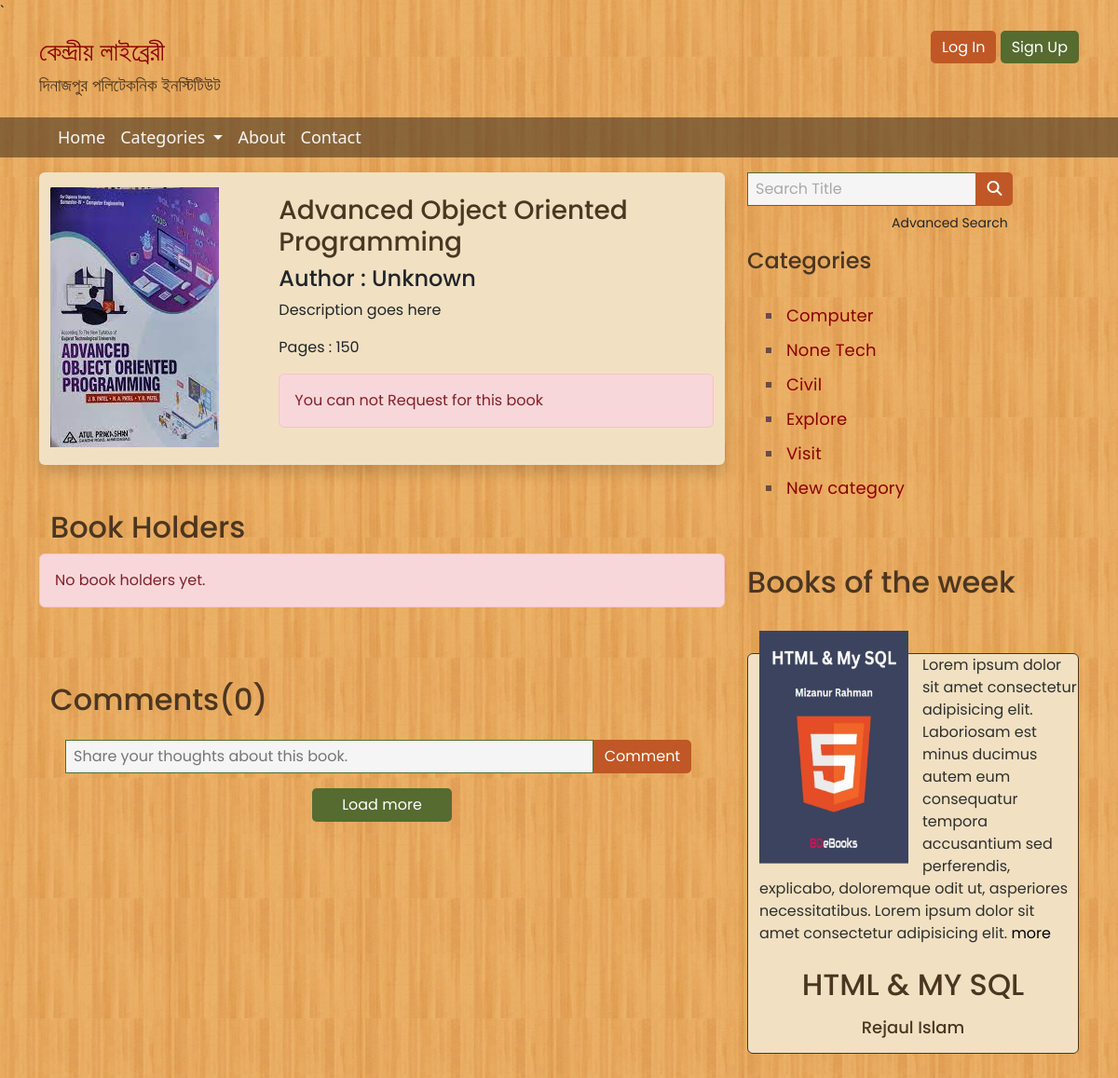
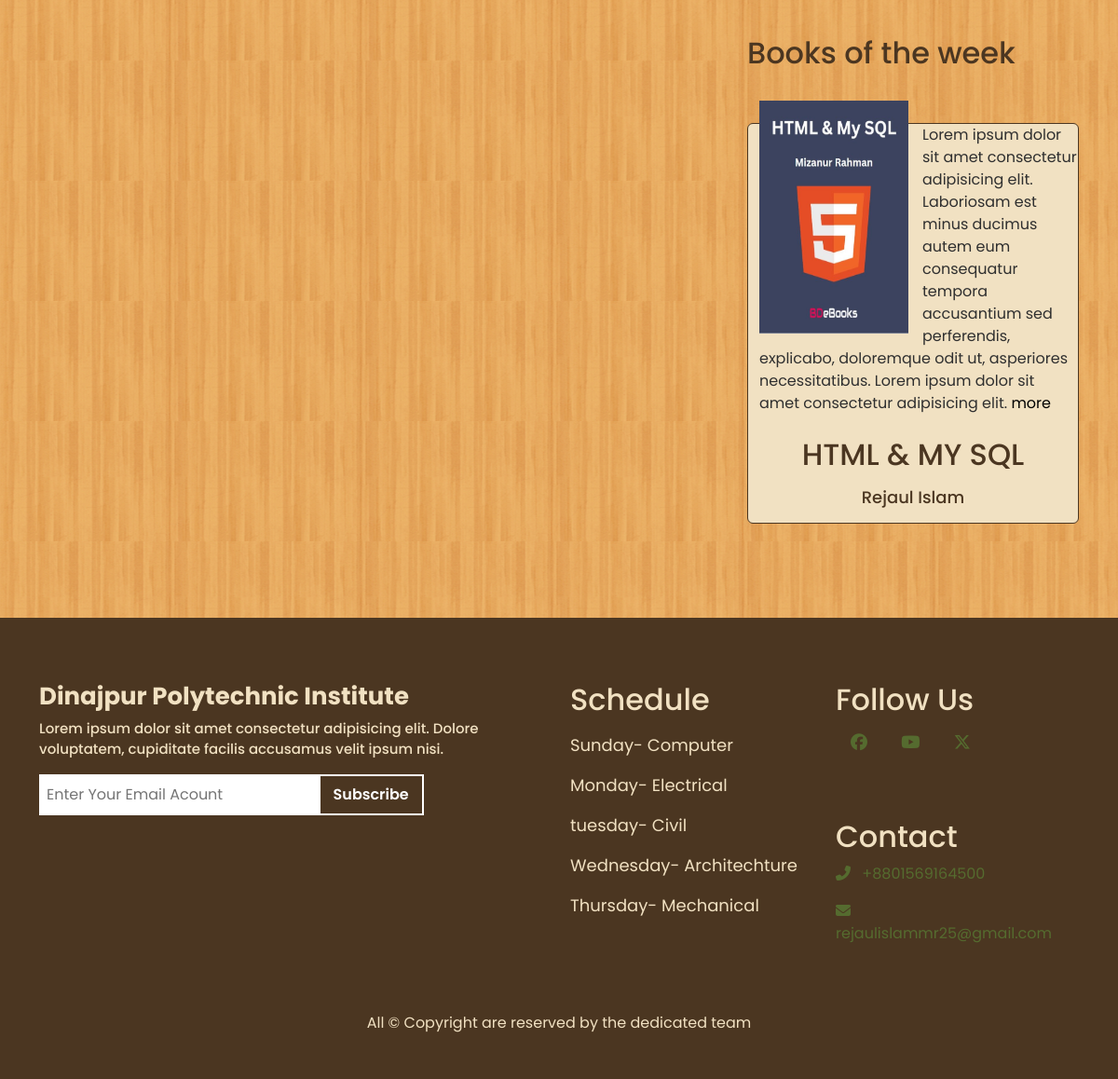
The page /main/book/1 on the database its author committed (2 pictures, top to bottom).
### main/models.py (models this page shows, shortened)
class Book(models.Model):
    title = models.CharField(max_length=100, blank=False, null=False)
    slug = AutoSlugField(populate_from='title', unique=True, null=True, blank=True)
    author = models.CharField(max_length=100, blank=False, null=False)
    desc = models.TextField(blank=True, null=True)
    category = models.ForeignKey(Category, on_delete=models.CASCADE, related_name="books")
    image = models.ImageField(upload_to='books', blank=True, null=True)
    pages = models.IntegerField(blank=True, null=True)
    count = models.IntegerField(blank=True, null=True, default=1)
    book_id = models.CharField(max_length=20, blank=True, null=True)
    issued = models.IntegerField(default=0)

class Category(models.Model):
    name = models.CharField(max_length=100)
    desc = models.TextField()
    def __str__(self):
        return self.name

### main/views.py (the view)
# urls.py: path("book/<int:book_id>", views.book, name="book"),
def book(request, book_id):
    book = Book.objects.get(pk=book_id)
    book_holders = book.bookrequest_set.filter(status="received")
    return render(request, "readBooks.html", {"book": book, "book_holders": book_holders})

### templates/readBooks.html (shortened to what this page needs)
{% extends 'base.html' %}
{% load static %}
{% block body %}
    <main class="read_books mt-3">
        <div class="container">
            <div class="row shadow rounded py-3" style="background: #F1E1C2;">
                <div class="col-4">
                    <img class="img-fluid" src="{{ book.image.url }}" alt="">
                </div>
                <div class="col-8 py-2">
                    <h3>{{ book.title }}</h3>
                    <h4>Author : {{ book.author }}</h4>
                    <p>{{ book.desc }}</p>
                    <p>Pages : {{ book.pages }}</p>
                    {% if not user.is_staff and user.studentprofile.is_active %}
                        <form action="{% url 'main:request_book' %}" method="post">
                        {% csrf_token %}
                        <button class="btn btn-success" type="submit">Request for this book</button>
                            <input type="hidden" value="{{ book.id }}" name="book_id">
                            <input type="number" class="form-control w-25 d-inline" name="days" value="3">
                        </form>
                    {% else %}
                    <div class="alert alert-danger">You can not Request for this book</div>
                    {% endif %}
                </div>
            </div>
            <div class="row my-5">
                <h2>Book Holders</h2>
                <table class="table table-borderless">
                {% if book_holders %}
                    <thead>
                    <tr>
                        <th scope="col">#</th>
                        <th scope="col">Name</th>
                        <th scope="col">Issue Date</th>
                        <th scope="col">Time Remaining</th>
                    </tr>
                    </thead>
                    <tbody>
                    {% for item in book_holders %}
                    <tr>
                        <th scope="row">1</th>
                        <td>{{ item.student.name }}</td>
                        <td>{{ item.issue_date }}</td>
                        <td>{{ item.book_time }} Days</td>
                    </tr>
                    {% endfor %}
                    {% else %}
                    <div class="alert alert-danger">
                        No book holders yet.
                    </div>
                    {% endif %}
                </table>
            </div>
            <div class="row">
                <h2>Comments({{book.comment_set.count}})</h2>
                <form action="{% url 'main:add_comment' %}" method="post">
                <div class="row my-2 mx-2 p-2" >
                    <div class="col-10" style="padding: 0 !important;">
                        <input type="text" class="comment-input" name="comment" placeholder="Share your thoughts about this book." >
                    </div>
                    <div class="col-2" style="padding: 0 !important;">
                        <input type="submit" class="my-btn-secondary my-btn-right" value="Comment"  >
                    </div><input type="hidden" name="book_id" value="{{ book.id }}">
                </div>
        </form>
            </div>
            <div class="col-12 " style="position: relative;">
                <button class="my-btn-primary" style="width: 150px; position: absolute;left: 0; right: 0; margin: auto;">Load more</button>
            </div>
        </div>
    </main>
{% endblock %}

### templates/base.html (shortened to what this page needs)
<!DOCTYPE html>
<html lang="en">
<head>
    {% load static %}
    <link href="https://cdn.jsdelivr.net/npm/bootstrap@5.3.2/dist/css/bootstrap.min.css" rel="stylesheet"
/>
    <link rel="stylesheet" href="https://cdnjs.cloudflare.com/ajax/libs/font-awesome/6.5.1/css/all.min.css"
/>
    <link rel="stylesheet" href="https://cdnjs.cloudflare.com/ajax/libs/slick-carousel/1.9.0/slick.min.css"
/>
    <link rel="stylesheet" href="https://cdnjs.cloudflare.com/ajax/libs/slick-carousel/1.9.0/slick-theme.min.css"
/>
    <link rel="stylesheet" href="{% static 'css/main.css' %}"/>
    <link rel="stylesheet" href="{% static 'css/custom.css' %}"/>
</head>
<body>
<header id="myHeader">
    <div class="container">
        <div class="row d-flex justify-content-between">
            <div class="col-lg-5 col-md-5 col-sm-6 col-6">
                <div class="web_logo">
                    <a href="{% url 'index' %}">
                        <h1>কেন্দ্রীয় লাইব্রেরী</h1>
                    </a>
                    <a href="https://dpi.edu.bd/">
                        <h2>দিনাজপুর পলিটেকনিক ইনস্টিটিউট</h2>
                    </a>
                </div>
            </div>
            <div class="col-lg-3 col-md-4 col-sm-5 col-5" style="display: flex; justify-content: end;">
                <div class="login_signUp" style="justify-content: end;">
                    {% if user.is_authenticated %}
                        <a href="{% url 'accounts:logout' %}" class="my-btn-secondary">Log out</a>
                        {% if request.user.is_staff %}
                            <a href="{% url 'librarian:dashboard' %}"><i
                                    class="fa fa-user-circle align-middle h2 align-middle"></i></a>
                        {% else %}
                            <a data-toggle="modal" data-target="#userModal" style="cursor: pointer;"><i
                                    class="fa fa-user-circle align-middle h2 align-middle"></i></a>
                        {% endif %}
                    {% else %}
                        <a href="{% url 'accounts:login' %}" class="my-btn-secondary">Log In</a>
                        <a href="{% url 'accounts:signup' %}" class="my-btn-primary">Sign Up</a>
                    {% endif %}
                </div>
            </div>
        </div>
    </div>
</header>
<section class="menubar ">
    <div class="container">
        <div class="row">
            <div class="col-lg-12 col-md-6 col-sm-4 col-5">
                <nav class="navbar navbar-expand-lg my_nav">
                    <div class="container-fluid">
                        <div class="collapse navbar-collapse justify-content-start" id="navbarNavDropdown">
                            <ul class="navbar-nav">
                                <li class="nav-item">
                                    <a class="nav-link active active_home" aria-current="page"
                                       href="{% url 'index' %}">Home</a>
                                </li>
                                <li class="nav-item dropdown">
                                    <a class="nav-link dropdown-toggle" href="#" role="button"
                                       data-bs-toggle="dropdown" aria-expanded="false">
                                        Categories
                                    </a>
                                </li>
                                <li class="nav-item">
                                    <a class="nav-link" href="#">About</a>
                                </li>
                                <li class="nav-item">
                                    <a class="nav-link" href="#">Contact</a>
                                </li>
                            </ul>
                        </div>
                    </div>
                </nav>
            </div>
        </div>
    </div>
</section>
<main class="main_area">
    <div class="container">
        <div class="row">
            <div class="col-lg-8 col-xl-8 col-md-12 col-sm-12 ">
                {% block body %}{% endblock %}
            </div>
            <div class="col-lg-4 col-xl-4 col-md-12 col-sm-12 col-12 my-3">
                <div class="row">
                    <div class="col-lg-12 col-xl-12 col-md-6 col-sm-6 col-6">
                        <div class="search_bar hide_for_mobile">
                            <form action="{% url 'main:search' %}" method="get">
                                <input type="text" placeholder="Search Title" name="search_text" required/>
                                <button type="submit" class="my-btn-secondary my-btn-right">
                                    <i class="fa-solid fa-magnifying-glass"></i>
                                </button>
                            </form>
                            <p>Advanced Search</p>
                        </div>
                    </div>
                </div>
                <div class="row">
                    <div class="col-lg-12 col-xl-12 col-md-12 col-sm-12 col-12">
                        <div class="find_catagory">
                            <h3 class="fs-4">Categories</h3>
                            <ul>
                                {% for category in categories %}
                                    <li>
                                        <a href="{% url 'main:book_by_category' category.name %}">{{ category }}</a>
                                    </li>
                                {% endfor %}
                            </ul>
                        </div>
                    </div>
                </div>
                <div class="row">
                    <div class="col-lg-12 col-xl-12 col-md-6 col-sm-12 col-12 mt-3">
                        <h2 class="py-5 mb-2">Books of the week</h2>
                        <div class="top_books_and_focus">
                            <div class="top_books_and_focus_top">
                                <a href="#"><img src="{% static 'img/book_img/HTML-My-SQL.jpg' %}"
                                                 alt="photo"/></a>
                                <p>
                                    Lorem ipsum dolor sit amet consectetur adipisicing elit.
                                    Laboriosam est minus ducimus autem eum consequatur tempora
                                    accusantium sed perferendis, explicabo, doloremque odit
                                    ut, asperiores necessitatibus. Lorem ipsum dolor sit amet
                                    consectetur adipisicing elit. <a href="#">more</a>
                                </p>
                            </div>
                            <div class="top_books_and_focus_down">
                                <div class="writer_name">
                                    <h2 class="books_name text-center pt-2">HTML & MY SQL</h2>
                                    <h3>Rejaul Islam</h3>
                                </div>
                            </div>
                        </div>
                    </div>
                    <div class="col-lg-12 col-xl-12 col-md-6 col-sm-12 col-12 mt-3">
                        <h2 class="py-5 mb-2">Books of the week</h2>
                        <div class="top_books_and_focus">
                            <div class="top_books_and_focus_top">
                                <a href="#"><img src="{% static 'img/book_img/HTML-My-SQL.jpg' %}"
                                                 alt="photo"/></a>
                                <p>
                                    Lorem ipsum dolor sit amet consectetur adipisicing elit.
                                    Laboriosam est minus ducimus autem eum consequatur tempora
                                    accusantium sed perferendis, explicabo, doloremque odit
                                    ut, asperiores necessitatibus. Lorem ipsum dolor sit amet
                                    consectetur adipisicing elit. <a href="#">more</a>
                                </p>
                            </div>
                            <div class="top_books_and_focus_down">
                                <div class="writer_name">
                                    <h2 class="books_name text-center pt-2">HTML & MY SQL</h2>
                                    <h3>Rejaul Islam</h3>
                                </div>
                            </div>
                        </div>
                    </div>
                </div>
            </div>
        </div>
    </div>
</main>
<footer>
    <div class="container">
        <div class="row">
            <div class="col-lg-6 col-xl-6 col-md-12 col-sm-12 col-12">
                <div class="footer_left py-4">
                    <h2>Dinajpur Polytechnic Institute</h2>
                    <p>
                        Lorem ipsum dolor sit amet consectetur adipisicing elit. Dolore
                        voluptatem, cupiditate facilis accusamus velit ipsum nisi.
                    </p>
                    <form action="#">
                        <input type="email" placeholder="Enter Your Email Acount" required>
                        <button type="submit">Subscribe</button>
                    </form>
                </div>
            </div>
            <div class="col-lg-3 col-xl-3 col-md-12 col-sm-12 col-12">
                <div class="schedule py-4">
                    <h2 class="fw-4 text-light">Schedule</h2>
                    <ul class="px-0">
                        <li>Sunday- Computer</li>
                        <li>Monday- Electrical</li>
                        <li>tuesday- Civil</li>
                        <li>Wednesday- Architechture</li>
                        <li>Thursday- Mechanical</li>
                    </ul>
                </div>
            </div>
            <div class="col-lg-3 col-xl-3 col-md-12 col-sm-12 col-12">
                <div class="footer_right_top py-4">
                    <h2 class="fw-4 text-light">Follow Us</h2>
                    <ul class="px-0">
                        <li><a href="#"><i class="fa-brands fa-facebook"></i></a></li>
                        <li><a href="#"><i class="fa-brands fa-youtube"></i></a></li>
                        <li><a href="#"><i class="fa-brands fa-x-twitter"></i></a></li>
                    </ul>
                </div>
                <div class="footer_right_down py-4">
                    <h2 class="fw-4 text-light">Contact</h2>
                    <p><i class="fa-solid fa-phone-flip footer_link"></i> <a href="tel:+8801569164500"
                                                                            class="text-decoration-none footer_link  mx-2 ">+8801569164500</a>
                    </p>
                    <p><i class="fa-solid fa-envelope footer_link"></i><a href="https://mail.google.com/"
                                                                         class="text-decoration-none footer_link mx-2">
                        rejaulislammr25@gmail.com</a></p>
                </div>
            </div>
        </div>
        <div class="row">
            <div class="col-lg-12 col-xl-12 col-md-12 col-sm-12 col-12 py-3 ">
                <p class="text-light text-center py-3">All &copy; Copyright are reserved by the dedicated team</p>
            </div>
        </div>
    </div>
</footer>
</body>
</html>

### rows shown on the page
Book: image (picture), title "Advanced Object Oriented Programming", author "Unknown", desc "Description goes here", pages "150", comment_set.count "0"
Category: name "Computer"
Category: name "None Tech"
Category: name "Civil"
Category: name "Explore"
Category: name "Visit"
Category: name "New category"
